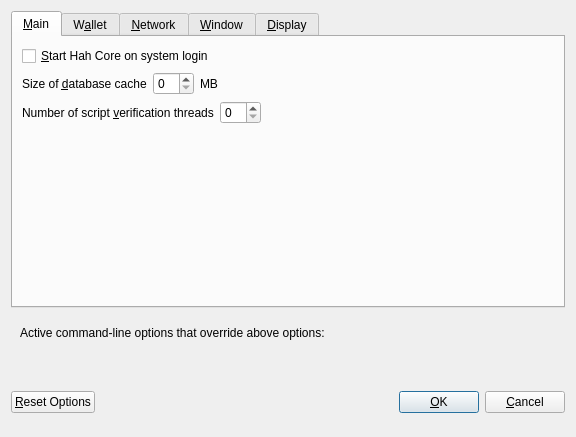
<?xml version="1.0" encoding="UTF-8"?>
<ui version="4.0">
 <class>OptionsDialog</class>
 <widget class="QDialog" name="OptionsDialog">
  <property name="geometry">
   <rect>
    <x>0</x>
    <y>0</y>
    <width>576</width>
    <height>402</height>
   </rect>
  </property>
  <property name="windowTitle">
   <string>Options</string>
  </property>
  <property name="modal">
   <bool>true</bool>
  </property>
  <layout class="QVBoxLayout" name="verticalLayout">
   <item>
    <widget class="QTabWidget" name="tabWidget">
     <property name="currentIndex">
      <number>0</number>
     </property>
     <widget class="QWidget" name="tabMain">
      <attribute name="title">
       <string>&amp;Main</string>
      </attribute>
      <layout class="QVBoxLayout" name="verticalLayout_Main">
       <item>
        <widget class="QCheckBox" name="bitcoinAtStartup">
         <property name="toolTip">
          <string>Automatically start Hah Core after logging in to the system.</string>
         </property>
         <property name="text">
          <string>&amp;Start Hah Core on system login</string>
         </property>
        </widget>
       </item>
       <item>
        <layout class="QHBoxLayout" name="horizontalLayout_2_Main">
         <item>
          <widget class="QLabel" name="databaseCacheLabel">
           <property name="text">
            <string>Size of &amp;database cache</string>
           </property>
           <property name="textFormat">
            <enum>Qt::PlainText</enum>
           </property>
           <property name="buddy">
            <cstring>databaseCache</cstring>
           </property>
          </widget>
         </item>
         <item>
          <widget class="QSpinBox" name="databaseCache"/>
         </item>
         <item>
          <widget class="QLabel" name="databaseCacheUnitLabel">
           <property name="text">
            <string>MB</string>
           </property>
           <property name="textFormat">
            <enum>Qt::PlainText</enum>
           </property>
          </widget>
         </item>
         <item>
          <spacer name="horizontalSpacer_2_Main">
           <property name="orientation">
            <enum>Qt::Horizontal</enum>
           </property>
           <property name="sizeHint" stdset="0">
            <size>
             <width>40</width>
             <height>20</height>
            </size>
           </property>
          </spacer>
         </item>
        </layout>
       </item>
       <item>
        <layout class="QHBoxLayout" name="horizontalLayout_3_Main">
         <item>
          <widget class="QLabel" name="threadsScriptVerifLabel">
           <property name="text">
            <string>Number of script &amp;verification threads</string>
           </property>
           <property name="textFormat">
            <enum>Qt::PlainText</enum>
           </property>
           <property name="buddy">
            <cstring>threadsScriptVerif</cstring>
           </property>
          </widget>
         </item>
         <item>
          <widget class="QSpinBox" name="threadsScriptVerif">
           <property name="toolTip">
            <string>(0 = auto, &lt;0 = leave that many cores free)</string>
           </property>
          </widget>
         </item>
         <item>
          <spacer name="horizontalSpacer_3_Main">
           <property name="orientation">
            <enum>Qt::Horizontal</enum>
           </property>
           <property name="sizeHint" stdset="0">
            <size>
             <width>40</width>
             <height>20</height>
            </size>
           </property>
          </spacer>
         </item>
        </layout>
       </item>
       <item>
        <spacer name="verticalSpacer_Main">
         <property name="orientation">
          <enum>Qt::Vertical</enum>
         </property>
         <property name="sizeHint" stdset="0">
          <size>
           <width>20</width>
           <height>40</height>
          </size>
         </property>
        </spacer>
       </item>
      </layout>
     </widget>
     <widget class="QWidget" name="tabWallet">
      <attribute name="title">
       <string>W&amp;allet</string>
      </attribute>
      <layout class="QVBoxLayout" name="verticalLayout_Wallet">
       <item>
        <widget class="QGroupBox" name="groupBox">
         <property name="title">
          <string>Expert</string>
         </property>
         <layout class="QVBoxLayout" name="verticalLayout_2">
          <item>
           <widget class="QCheckBox" name="coinControlFeatures">
            <property name="toolTip">
             <string>Whether to show coin control features or not.</string>
            </property>
            <property name="text">
             <string>Enable coin &amp;control features</string>
            </property>
           </widget>
          </item>
          <item>
           <widget class="QCheckBox" name="showMasternodesTab">
            <property name="toolTip">
             <string>Show additional tab listing all your masternodes in first sub-tab&lt;br/&gt;and all masternodes on the network in second sub-tab.</string>
            </property>
            <property name="text">
             <string>Show Masternodes Tab</string>
            </property>
           </widget>
          </item>
          <item>
           <widget class="QCheckBox" name="showAdvancedPSUI">
            <property name="toolTip">
             <string>Show additional information and buttons for PrivateSend on overview screen.</string>
            </property>
            <property name="text">
             <string>Enable advanced PrivateSend interface</string>
            </property>
           </widget>
          </item>
          <item>
           <widget class="QCheckBox" name="lowKeysWarning">
            <property name="toolTip">
             <string>Show warning dialog when PrivateSend detects that wallet has very low number of keys left.</string>
            </property>
            <property name="text">
             <string>Warn if PrivateSend is running out of keys</string>
            </property>
           </widget>
          </item>
          <item>
           <widget class="QCheckBox" name="privateSendMultiSession">
            <property name="toolTip">
             <string>Whether to use experimental PrivateSend mode with multiple mixing sessions per block.&lt;br/&gt;Note: You must use this feature carefully.&lt;br/&gt;Make sure you always have recent wallet (auto)backup in a safe place!</string>
            </property>
            <property name="text">
             <string>Enable PrivateSend &amp;multi-session</string>
            </property>
           </widget>
          </item>
          <item>
           <widget class="QCheckBox" name="spendZeroConfChange">
            <property name="toolTip">
             <string>If you disable the spending of unconfirmed change, the change from a transaction&lt;br/&gt;cannot be used until that transaction has at least one confirmation.&lt;br/&gt;This also affects how your balance is computed.</string>
            </property>
            <property name="text">
             <string>&amp;Spend unconfirmed change</string>
            </property>
           </widget>
          </item>
         </layout>
        </widget>
       </item>
       <item>
        <layout class="QHBoxLayout" name="horizontalLayout_4_Wallet">
         <item>
          <widget class="QLabel" name="label">
           <property name="toolTip">
            <string>This setting determines the amount of individual masternodes that an input will be anonymized through.&lt;br/&gt;More rounds of anonymization gives a higher degree of privacy, but also costs more in fees.</string>
           </property>
           <property name="text">
            <string>PrivateSend rounds to use</string>
           </property>
          </widget>
         </item>
         <item>
          <widget class="QSpinBox" name="privateSendRounds">
           <property name="minimum">
            <number>2</number>
           </property>
           <property name="maximum">
            <number>8</number>
           </property>
           <property name="value">
            <number>4</number>
           </property>
          </widget>
         </item>
        </layout>
       </item>
       <item>
        <layout class="QHBoxLayout" name="horizontalLayout">
         <item>
          <widget class="QLabel" name="label_2">
           <property name="toolTip">
            <string>This amount acts as a threshold to turn off PrivateSend once it's reached.</string>
           </property>
           <property name="statusTip">
            <string notr="true"/>
           </property>
           <property name="whatsThis">
            <string notr="true"/>
           </property>
           <property name="accessibleName">
            <string notr="true"/>
           </property>
           <property name="accessibleDescription">
            <string notr="true"/>
           </property>
           <property name="text">
            <string>Amount of Hah to keep anonymized</string>
           </property>
          </widget>
         </item>
         <item>
          <widget class="QSpinBox" name="privateSendAmount">
           <property name="minimum">
            <number>2</number>
           </property>
           <property name="maximum">
            <number>2000</number>
           </property>
           <property name="singleStep">
            <number>10</number>
           </property>
           <property name="value">
            <number>1000</number>
           </property>
          </widget>
         </item>
        </layout>
       </item>
       <item>
        <spacer name="verticalSpacer_Wallet">
         <property name="orientation">
          <enum>Qt::Vertical</enum>
         </property>
         <property name="sizeHint" stdset="0">
          <size>
           <width>20</width>
           <height>40</height>
          </size>
         </property>
        </spacer>
       </item>
      </layout>
     </widget>
     <widget class="QWidget" name="tabNetwork">
      <attribute name="title">
       <string>&amp;Network</string>
      </attribute>
      <layout class="QVBoxLayout" name="verticalLayout_Network">
       <item>
        <widget class="QCheckBox" name="mapPortUpnp">
         <property name="toolTip">
          <string>Automatically open the Hah Core client port on the router. This only works when your router supports UPnP and it is enabled.</string>
         </property>
         <property name="text">
          <string>Map port using &amp;UPnP</string>
         </property>
        </widget>
       </item>
       <item>
        <widget class="QCheckBox" name="allowIncoming">
         <property name="toolTip">
          <string>Accept connections from outside</string>
         </property>
         <property name="text">
          <string>Allow incoming connections</string>
         </property>
        </widget>
       </item>
       <item>
        <widget class="QCheckBox" name="connectSocks">
         <property name="toolTip">
          <string>Connect to the Hah network through a SOCKS5 proxy.</string>
         </property>
         <property name="text">
          <string>&amp;Connect through SOCKS5 proxy (default proxy):</string>
         </property>
        </widget>
       </item>
       <item>
        <layout class="QHBoxLayout" name="horizontalLayout_1_Network">
         <item>
          <widget class="QLabel" name="proxyIpLabel">
           <property name="text">
            <string>Proxy &amp;IP:</string>
           </property>
           <property name="textFormat">
            <enum>Qt::PlainText</enum>
           </property>
           <property name="buddy">
            <cstring>proxyIp</cstring>
           </property>
          </widget>
         </item>
         <item>
          <widget class="QValidatedLineEdit" name="proxyIp">
           <property name="minimumSize">
            <size>
             <width>140</width>
             <height>0</height>
            </size>
           </property>
           <property name="maximumSize">
            <size>
             <width>140</width>
             <height>16777215</height>
            </size>
           </property>
           <property name="toolTip">
            <string>IP address of the proxy (e.g. IPv4: 127.0.0.1 / IPv6: ::1)</string>
           </property>
          </widget>
         </item>
         <item>
          <widget class="QLabel" name="proxyPortLabel">
           <property name="text">
            <string>&amp;Port:</string>
           </property>
           <property name="textFormat">
            <enum>Qt::PlainText</enum>
           </property>
           <property name="buddy">
            <cstring>proxyPort</cstring>
           </property>
          </widget>
         </item>
         <item>
          <widget class="QLineEdit" name="proxyPort">
           <property name="minimumSize">
            <size>
             <width>55</width>
             <height>0</height>
            </size>
           </property>
           <property name="maximumSize">
            <size>
             <width>55</width>
             <height>16777215</height>
            </size>
           </property>
           <property name="toolTip">
            <string>Port of the proxy (e.g. 9050)</string>
           </property>
          </widget>
         </item>
         <item>
          <spacer name="horizontalSpacer_1_Network">
           <property name="orientation">
            <enum>Qt::Horizontal</enum>
           </property>
           <property name="sizeHint" stdset="0">
            <size>
             <width>40</width>
             <height>20</height>
            </size>
           </property>
          </spacer>
         </item>
        </layout>
       </item>
       <item>
        <layout class="QHBoxLayout" name="horizontalLayout_2_Network">
         <item>
          <widget class="QLabel" name="proxyActiveNets">
           <property name="text">
            <string>Used for reaching peers via:</string>
           </property>
           <property name="textFormat">
            <enum>Qt::PlainText</enum>
           </property>
          </widget>
         </item>
         <item>
          <widget class="QCheckBox" name="proxyReachIPv4">
           <property name="enabled">
            <bool>false</bool>
           </property>
           <property name="toolTip">
            <string>Shows, if the supplied default SOCKS5 proxy is used to reach peers via this network type.</string>
           </property>
           <property name="text">
            <string/>
           </property>
          </widget>
         </item>
         <item>
          <widget class="QLabel" name="proxyReachIPv4Label">
           <property name="text">
            <string>IPv4</string>
           </property>
           <property name="textFormat">
            <enum>Qt::PlainText</enum>
           </property>
          </widget>
         </item>
         <item>
          <widget class="QCheckBox" name="proxyReachIPv6">
           <property name="enabled">
            <bool>false</bool>
           </property>
           <property name="toolTip">
            <string>Shows, if the supplied default SOCKS5 proxy is used to reach peers via this network type.</string>
           </property>
           <property name="text">
            <string/>
           </property>
          </widget>
         </item>
         <item>
          <widget class="QLabel" name="proxyReachIPv6Label">
           <property name="text">
            <string>IPv6</string>
           </property>
           <property name="textFormat">
            <enum>Qt::PlainText</enum>
           </property>
          </widget>
         </item>
         <item>
          <widget class="QCheckBox" name="proxyReachTor">
           <property name="enabled">
            <bool>false</bool>
           </property>
           <property name="toolTip">
            <string>Shows, if the supplied default SOCKS5 proxy is used to reach peers via this network type.</string>
           </property>
           <property name="text">
            <string/>
           </property>
          </widget>
         </item>
         <item>
          <widget class="QLabel" name="proxyReachTorLabel">
           <property name="text">
            <string>Tor</string>
           </property>
           <property name="textFormat">
            <enum>Qt::PlainText</enum>
           </property>
          </widget>
         </item>
         <item>
          <spacer name="horizontalSpacer_2_Network">
           <property name="orientation">
            <enum>Qt::Horizontal</enum>
           </property>
           <property name="sizeHint" stdset="0">
            <size>
             <width>40</width>
             <height>20</height>
            </size>
           </property>
          </spacer>
         </item>
        </layout>
       </item>
       <item>
        <widget class="QCheckBox" name="connectSocksTor">
         <property name="toolTip">
          <string>Connect to the Hah network through a separate SOCKS5 proxy for Tor hidden services.</string>
         </property>
         <property name="text">
          <string>Use separate SOCKS5 proxy to reach peers via Tor hidden services:</string>
         </property>
        </widget>
       </item>
       <item>
        <layout class="QHBoxLayout" name="horizontalLayout_3_Network">
         <item>
          <widget class="QLabel" name="proxyIpTorLabel">
           <property name="text">
            <string>Proxy &amp;IP:</string>
           </property>
           <property name="textFormat">
            <enum>Qt::PlainText</enum>
           </property>
           <property name="buddy">
            <cstring>proxyIpTor</cstring>
           </property>
          </widget>
         </item>
         <item>
          <widget class="QValidatedLineEdit" name="proxyIpTor">
           <property name="minimumSize">
            <size>
             <width>140</width>
             <height>0</height>
            </size>
           </property>
           <property name="maximumSize">
            <size>
             <width>140</width>
             <height>16777215</height>
            </size>
           </property>
           <property name="toolTip">
            <string>IP address of the proxy (e.g. IPv4: 127.0.0.1 / IPv6: ::1)</string>
           </property>
          </widget>
         </item>
         <item>
          <widget class="QLabel" name="proxyPortTorLabel">
           <property name="text">
            <string>&amp;Port:</string>
           </property>
           <property name="textFormat">
            <enum>Qt::PlainText</enum>
           </property>
           <property name="buddy">
            <cstring>proxyPortTor</cstring>
           </property>
          </widget>
         </item>
         <item>
          <widget class="QLineEdit" name="proxyPortTor">
           <property name="minimumSize">
            <size>
             <width>55</width>
             <height>0</height>
            </size>
           </property>
           <property name="maximumSize">
            <size>
             <width>55</width>
             <height>16777215</height>
            </size>
           </property>
           <property name="toolTip">
            <string>Port of the proxy (e.g. 9050)</string>
           </property>
          </widget>
         </item>
         <item>
          <spacer name="horizontalSpacer_4_Network">
           <property name="orientation">
            <enum>Qt::Horizontal</enum>
           </property>
           <property name="sizeHint" stdset="0">
            <size>
             <width>40</width>
             <height>20</height>
            </size>
           </property>
          </spacer>
         </item>
        </layout>
       </item>
       <item>
        <spacer name="verticalSpacer_Network">
         <property name="orientation">
          <enum>Qt::Vertical</enum>
         </property>
         <property name="sizeHint" stdset="0">
          <size>
           <width>20</width>
           <height>40</height>
          </size>
         </property>
        </spacer>
       </item>
      </layout>
     </widget>
     <widget class="QWidget" name="tabWindow">
      <attribute name="title">
       <string>&amp;Window</string>
      </attribute>
      <layout class="QVBoxLayout" name="verticalLayout_Window">
       <item>
        <widget class="QCheckBox" name="hideTrayIcon">
         <property name="toolTip">
          <string>&amp;Hide the icon from the system tray.</string>
         </property>
         <property name="text">
          <string>Hide tray icon</string>
         </property>
        </widget>
       </item>
       <item>
        <widget class="QCheckBox" name="minimizeToTray">
         <property name="toolTip">
          <string>Show only a tray icon after minimizing the window.</string>
         </property>
         <property name="text">
          <string>&amp;Minimize to the tray instead of the taskbar</string>
         </property>
        </widget>
       </item>
       <item>
        <widget class="QCheckBox" name="minimizeOnClose">
         <property name="toolTip">
          <string>Minimize instead of exit the application when the window is closed. When this option is enabled, the application will be closed only after selecting Exit in the menu.</string>
         </property>
         <property name="text">
          <string>M&amp;inimize on close</string>
         </property>
        </widget>
       </item>
       <item>
        <spacer name="verticalSpacer_Window">
         <property name="orientation">
          <enum>Qt::Vertical</enum>
         </property>
         <property name="sizeHint" stdset="0">
          <size>
           <width>20</width>
           <height>40</height>
          </size>
         </property>
        </spacer>
       </item>
      </layout>
     </widget>
     <widget class="QWidget" name="tabDisplay">
      <attribute name="title">
       <string>&amp;Display</string>
      </attribute>
      <layout class="QVBoxLayout" name="verticalLayout_Display">
       <item>
        <layout class="QHBoxLayout" name="horizontalLayout_1_Display">
         <item>
          <widget class="QLabel" name="langLabel">
           <property name="text">
            <string>User Interface &amp;language:</string>
           </property>
           <property name="textFormat">
            <enum>Qt::PlainText</enum>
           </property>
           <property name="buddy">
            <cstring>lang</cstring>
           </property>
          </widget>
         </item>
         <item>
          <widget class="QValueComboBox" name="lang">
           <property name="toolTip">
            <string>The user interface language can be set here. This setting will take effect after restarting Hah Core.</string>
           </property>
          </widget>
         </item>
        </layout>
       </item>
       <item>
        <widget class="QLabel" name="label_3">
         <property name="toolTip">
          <string notr="true"/>
         </property>
         <property name="statusTip">
          <string notr="true"/>
         </property>
         <property name="whatsThis">
          <string notr="true"/>
         </property>
         <property name="accessibleName">
          <string notr="true"/>
         </property>
         <property name="text">
          <string>Language missing or translation incomplete? Help contributing translations here:
https://www.transifex.com/projects/p/hah/</string>
         </property>
         <property name="wordWrap">
          <bool>true</bool>
         </property>
         <property name="openExternalLinks">
          <bool>true</bool>
         </property>
         <property name="textInteractionFlags">
          <set>Qt::TextBrowserInteraction</set>
         </property>
        </widget>
       </item>
       <item>
        <layout class="QHBoxLayout" name="horizontalLayout_4_Display" stretch="0,0">
         <item>
          <widget class="QLabel" name="themeLabel">
           <property name="text">
            <string>User Interface Theme:</string>
           </property>
          </widget>
         </item>
         <item>
          <widget class="QValueComboBox" name="theme"/>
         </item>
        </layout>
       </item>
       <item>
        <widget class="Line" name="line">
         <property name="orientation">
          <enum>Qt::Horizontal</enum>
         </property>
        </widget>
       </item>
       <item>
        <layout class="QHBoxLayout" name="horizontalLayout_2_Display">
         <item>
          <widget class="QLabel" name="unitLabel">
           <property name="text">
            <string>&amp;Unit to show amounts in:</string>
           </property>
           <property name="textFormat">
            <enum>Qt::PlainText</enum>
           </property>
           <property name="buddy">
            <cstring>unit</cstring>
           </property>
          </widget>
         </item>
         <item>
          <widget class="QValueComboBox" name="unit">
           <property name="toolTip">
            <string>Choose the default subdivision unit to show in the interface and when sending coins.</string>
           </property>
          </widget>
         </item>
        </layout>
       </item>
       <item>
        <layout class="QHBoxLayout" name="horizontalLayout_5_Display">
         <item>
          <widget class="QLabel" name="digitsLabel">
           <property name="text">
            <string>Decimal digits</string>
           </property>
          </widget>
         </item>
         <item>
          <widget class="QValueComboBox" name="digits"/>
         </item>
        </layout>
       </item>
       <item>
        <layout class="QHBoxLayout" name="horizontalLayout_3_Display">
         <item>
          <widget class="QLabel" name="thirdPartyTxUrlsLabel">
           <property name="toolTip">
            <string>Third party URLs (e.g. a block explorer) that appear in the transactions tab as context menu items.&lt;br/&gt;%s in the URL is replaced by transaction hash. Multiple URLs are separated by vertical bar |.</string>
           </property>
           <property name="text">
            <string>Third party transaction URLs</string>
           </property>
           <property name="buddy">
            <cstring>thirdPartyTxUrls</cstring>
           </property>
          </widget>
         </item>
         <item>
          <widget class="QLineEdit" name="thirdPartyTxUrls">
           <property name="toolTip">
            <string>Third party URLs (e.g. a block explorer) that appear in the transactions tab as context menu items.&lt;br/&gt;%s in the URL is replaced by transaction hash. Multiple URLs are separated by vertical bar |.</string>
           </property>
          </widget>
         </item>
        </layout>
       </item>
       <item>
        <spacer name="verticalSpacer">
         <property name="orientation">
          <enum>Qt::Vertical</enum>
         </property>
         <property name="sizeHint" stdset="0">
          <size>
           <width>20</width>
           <height>40</height>
          </size>
         </property>
        </spacer>
       </item>
      </layout>
     </widget>
    </widget>
   </item>
   <item>
    <widget class="QFrame" name="frame">
     <layout class="QVBoxLayout" name="verticalLayout_Bottom">
      <item>
       <layout class="QHBoxLayout" name="horizontalLayout_Bottom">
        <item>
         <widget class="QLabel" name="overriddenByCommandLineInfoLabel">
          <property name="text">
           <string>Active command-line options that override above options:</string>
          </property>
          <property name="textFormat">
           <enum>Qt::PlainText</enum>
          </property>
         </widget>
        </item>
        <item>
         <spacer name="horizontalSpacer_Bottom">
          <property name="orientation">
           <enum>Qt::Horizontal</enum>
          </property>
          <property name="sizeHint" stdset="0">
           <size>
            <width>40</width>
            <height>20</height>
           </size>
          </property>
         </spacer>
        </item>
       </layout>
      </item>
      <item>
       <widget class="QLabel" name="overriddenByCommandLineLabel">
        <property name="text">
         <string/>
        </property>
        <property name="textFormat">
         <enum>Qt::PlainText</enum>
        </property>
        <property name="wordWrap">
         <bool>true</bool>
        </property>
       </widget>
      </item>
     </layout>
    </widget>
   </item>
   <item>
    <layout class="QHBoxLayout" name="horizontalLayout_Buttons">
     <item>
      <widget class="QPushButton" name="resetButton">
       <property name="toolTip">
        <string>Reset all client options to default.</string>
       </property>
       <property name="text">
        <string>&amp;Reset Options</string>
       </property>
       <property name="autoDefault">
        <bool>false</bool>
       </property>
      </widget>
     </item>
     <item>
      <spacer name="horizontalSpacer_1">
       <property name="orientation">
        <enum>Qt::Horizontal</enum>
       </property>
       <property name="sizeHint" stdset="0">
        <size>
         <width>40</width>
         <height>48</height>
        </size>
       </property>
      </spacer>
     </item>
     <item>
      <widget class="QLabel" name="statusLabel">
       <property name="minimumSize">
        <size>
         <width>200</width>
         <height>0</height>
        </size>
       </property>
       <property name="font">
        <font>
         <weight>75</weight>
         <bold>true</bold>
        </font>
       </property>
       <property name="text">
        <string/>
       </property>
       <property name="textFormat">
        <enum>Qt::PlainText</enum>
       </property>
       <property name="wordWrap">
        <bool>true</bool>
       </property>
      </widget>
     </item>
     <item>
      <spacer name="horizontalSpacer_2">
       <property name="orientation">
        <enum>Qt::Horizontal</enum>
       </property>
       <property name="sizeHint" stdset="0">
        <size>
         <width>40</width>
         <height>48</height>
        </size>
       </property>
      </spacer>
     </item>
     <item>
      <widget class="QPushButton" name="okButton">
       <property name="text">
        <string>&amp;OK</string>
       </property>
       <property name="autoDefault">
        <bool>false</bool>
       </property>
       <property name="default">
        <bool>true</bool>
       </property>
      </widget>
     </item>
     <item>
      <widget class="QPushButton" name="cancelButton">
       <property name="text">
        <string>&amp;Cancel</string>
       </property>
       <property name="autoDefault">
        <bool>false</bool>
       </property>
      </widget>
     </item>
    </layout>
   </item>
  </layout>
 </widget>
 <customwidgets>
  <customwidget>
   <class>QValidatedLineEdit</class>
   <extends>QLineEdit</extends>
   <header>qvalidatedlineedit.h</header>
  </customwidget>
  <customwidget>
   <class>QValueComboBox</class>
   <extends>QComboBox</extends>
   <header>qvaluecombobox.h</header>
  </customwidget>
 </customwidgets>
 <resources/>
 <connections/>
</ui>
